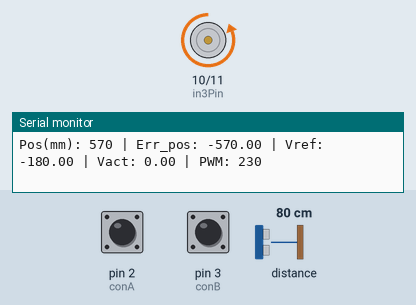
This sketch was run on a simulated Arduino Uno, built with avr-gcc and run on an emulated ATmega328P. On the bench: motor-driver pin pairs drawn as motors (green arrow = first pin HIGH = forward, orange = second pin HIGH = backward, longer = more drive, scaled by the enable pin), the last lines printed to the serial monitor. The inputs (shaded band) are chosen by the test bench; at power-on: distance to the obstacle 80 cm, pin 2 (conA) HIGH, pin 3 (conB) HIGH.

Above: at 1.2 s.
1.3 s: distance to the obstacle set to 21 cm
4.3 s: distance to the obstacle set to 20 cm
At 5.6 s:
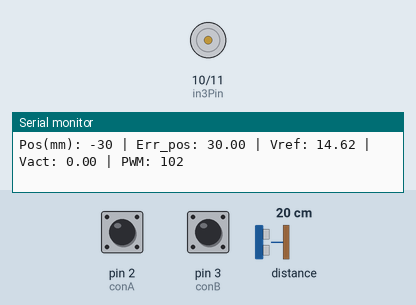
7.2 s: distance to the obstacle set to 35 cm
At 8.2 s:
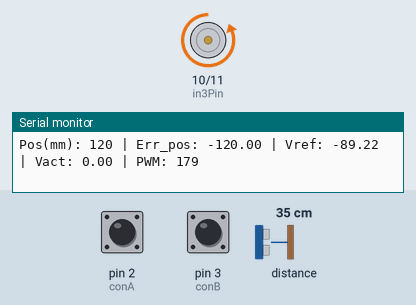
9.2 s: distance to the obstacle set to 2 cm
At 10.4 s:
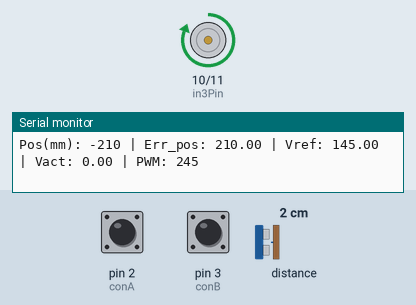
Timing chart, 0 to 12.2 s (numbered marks = the images above; inputs shaded):
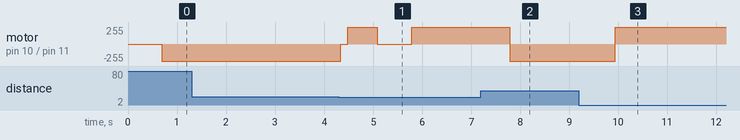

Measured:
- the behaviour switches between 21 and 20 cm on distance to the obstacle (found by bisection; images 0 and 1)
- after the input at 7.2 s, motor on pin 10 (in3Pin) / pin 11 (in4Pin): forward 255/255 → backward 255/255 after 0.59 s
- after the input at 9.2 s, motor on pin 10 (in3Pin) / pin 11 (in4Pin): backward 255/255 → forward 255/255 after 0.74 s

The sketch:

PI_18_06_25.ino
```cpp
#include "Adafruit_VL53L1X.h"
#include <Wire.h>

// Pines hardware
#define IRQ_PIN 8
#define XSHUT_PIN 9
#define in3Pin 10
#define in4Pin 11
#define pwmEnablePin 7
#define conA 2
#define conB 3

// Encoder
volatile long encoder_ticks = 0;
long encoder_prev = 0;
float vel_actual = 0;
const float pulsos_por_grado = 0.09;

// Sensor de distancia
Adafruit_VL53L1X vl53 = Adafruit_VL53L1X(XSHUT_PIN, IRQ_PIN);

// ---- Controladores ----
float Ref_Pos = 0;
float Ref_Vel = 0;
const float Kp_pos = 0.5;
const float Ki_pos = 0.4;
float integral_pos = 0;

const float Kp_vel = 2.0;
const float Ki_vel = 8.0;
float integral_vel = 0;

const float integral_pos_max = 100;
const float integral_vel_max = 100;

// Seguridad
const int CALIBRATION_OFFSET = 230;
const int ZONA_MUERTA_POS = 3;
const int ZONA_MUERTA_VEL = 1;

int pwm_prev = 0;
unsigned long t_prev = 0;

void setup() {
  Serial.begin(115200);
  Wire.begin();

  if (!vl53.begin(0x29, &Wire)) {
    Serial.println("Error VL53L1X");
    while (1);
  }
  vl53.setTimingBudget(50);
  vl53.startRanging();

  pinMode(in3Pin, OUTPUT);
  pinMode(in4Pin, OUTPUT);
  pinMode(pwmEnablePin, OUTPUT);
  pinMode(conA, INPUT_PULLUP);
  pinMode(conB, INPUT_PULLUP);

  attachInterrupt(digitalPinToInterrupt(conA), encoder_ISR, CHANGE);
  attachInterrupt(digitalPinToInterrupt(conB), encoder_ISR, CHANGE);

  t_prev = millis();
}

void loop() {
  unsigned long t_now = millis();
  if (t_now - t_prev >= 50) {
    float Ts = (t_now - t_prev) / 1000.0;
    t_prev = t_now;

    // --- Leer sensor ---
    int16_t dist = vl53.distance();
    if (dist == -1) return;
    vl53.clearInterrupt();
    int pos_mm = dist - CALIBRATION_OFFSET;

    // --- Lazo externo PI: Posición ---
    float error_pos = Ref_Pos - pos_mm;
    if (abs(error_pos) < ZONA_MUERTA_POS) {
      Ref_Vel = 0;
      integral_pos = 0;
    } else {
      integral_pos += error_pos * Ts;
      integral_pos = constrain(integral_pos, -integral_pos_max, integral_pos_max);
      Ref_Vel = Kp_pos * error_pos + Ki_pos * integral_pos;
    }
    Ref_Vel = constrain(Ref_Vel, -180, 180);

    // --- Lazo interno PI: Velocidad ---
    long delta_ticks = encoder_ticks - encoder_prev;
    vel_actual = (delta_ticks * pulsos_por_grado) / Ts;
    encoder_prev = encoder_ticks;

    float error_vel = Ref_Vel - vel_actual;
    float pwm_cmd = 0;

    if (abs(error_vel) < ZONA_MUERTA_VEL) {
      detenerMotor();
      integral_vel = 0;
    } else {
      integral_vel += error_vel * Ts;
      integral_vel = constrain(integral_vel, -integral_vel_max, integral_vel_max);

      pwm_cmd = Kp_vel * error_vel + Ki_vel * integral_vel;
      pwm_cmd = constrain(pwm_cmd, -255, 255);

      int pwm = suavizarPWM(abs(pwm_cmd), pwm_prev, 10);
      pwm_prev = pwm;
      moverMotor(pwm_cmd > 0 ? 1 : -1, pwm);
    }

    // --- DEBUG ---
    Serial.print("Pos(mm): "); Serial.print(pos_mm);
    Serial.print(" | Err_pos: "); Serial.print(error_pos);
    Serial.print(" | Vref: "); Serial.print(Ref_Vel);
    Serial.print(" | Vact: "); Serial.print(vel_actual);
    Serial.print(" | PWM: "); Serial.println(pwm_prev);
  }
}

// ---------------- Motor -----------------
void moverMotor(int dir, int pwm) {
  digitalWrite(in3Pin, dir > 0);
  digitalWrite(in4Pin, dir < 0);
  analogWrite(pwmEnablePin, pwm);
}

void detenerMotor() {
  digitalWrite(in3Pin, LOW);
  digitalWrite(in4Pin, LOW);
  analogWrite(pwmEnablePin, 0);
}

// ------------- Encoder ISR ----------------
void encoder_ISR() {
  static int last_A = 0, last_B = 0;
  int A = digitalRead(conA);
  int B = digitalRead(conB);
  int delta = (last_A == A && last_B != B) || (last_A != A && last_B == B) ? 1 : -1;
  encoder_ticks += delta;
  last_A = A;
  last_B = B;
}

// ------------- Suavizado PWM ----------------
int suavizarPWM(int actual, int anterior, int max_delta) {
  int delta = actual - anterior;
  if (abs(delta) > max_delta)
    return anterior + (delta > 0 ? max_delta : -max_delta);
  else
    return actual;
}
```
